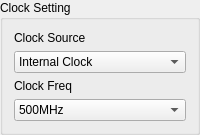
               <widget class="QGroupBox" name="ClockSetting">
                <property name="maximumSize">
                 <size>
                  <width>400</width>
                  <height>400</height>
                 </size>
                </property>
                <property name="title">
                 <string>Clock Setting</string>
                </property>
                <layout class="QVBoxLayout" name="verticalLayout_7">
                 <item>
                  <widget class="QLabel" name="ClockLabel">
                   <property name="text">
                    <string>Clock Source</string>
                   </property>
                  </widget>
                 </item>
                 <item>
                  <widget class="QComboBox" name="ClockSource">
                   <item>
                    <property name="text">
                     <string>Internal Clock</string>
                    </property>
                   </item>
                   <item>
                    <property name="text">
                     <string>External Clock</string>
                    </property>
                   </item>
                  </widget>
                 </item>
                 <item>
                  <widget class="QLabel" name="ClockFreqLabel">
                   <property name="text">
                    <string>Clock Freq</string>
                   </property>
                  </widget>
                 </item>
                 <item>
                  <widget class="QComboBox" name="ClockFreq">
                   <item>
                    <property name="text">
                     <string>500MHz</string>
                    </property>
                   </item>
                   <item>
                    <property name="text">
                     <string>250MHz</string>
                    </property>
                   </item>
                   <item>
                    <property name="text">
                     <string>125MHz</string>
                    </property>
                   </item>
                  </widget>
                 </item>
                </layout>
               </widget>
